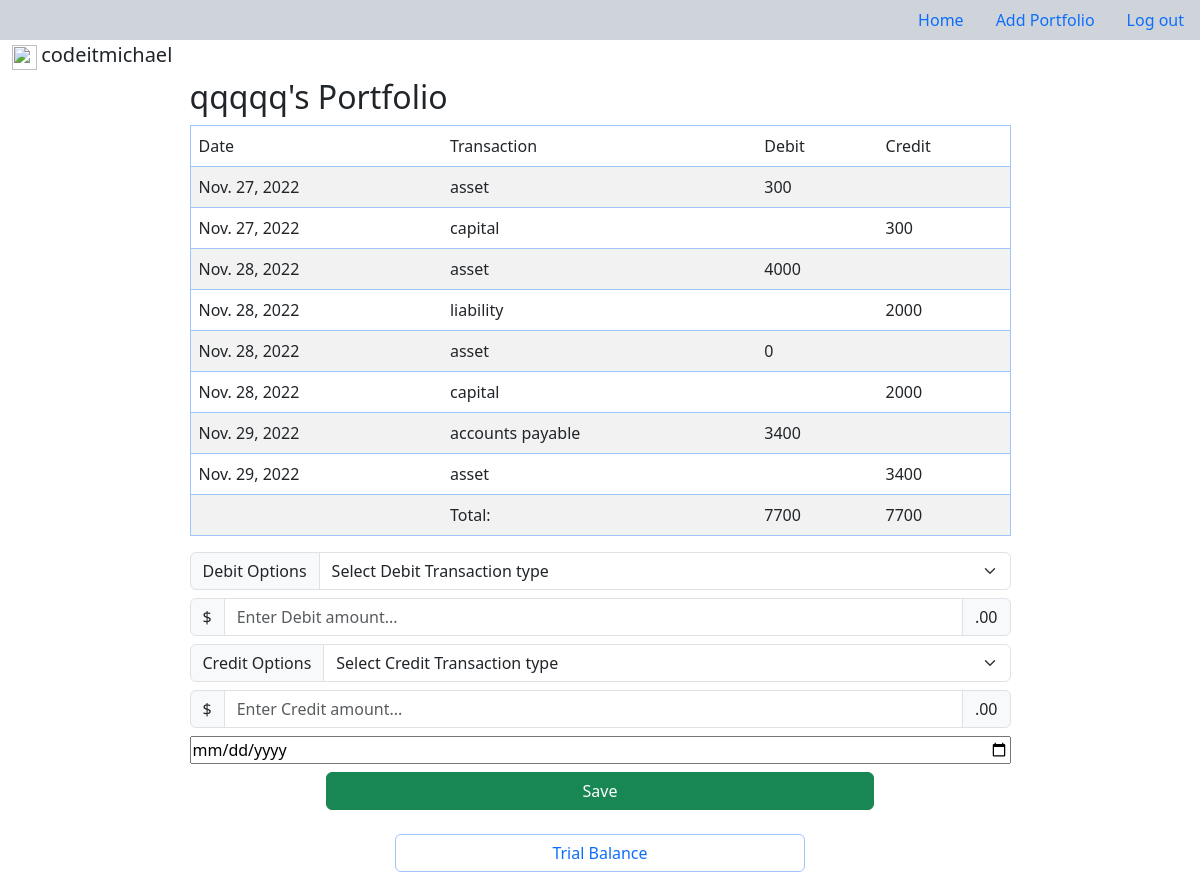
Screenshot of /pfl-journal/pk=7 (signed in) with the database file from the repository.
### app/models.py (models this page shows, shortened)
class Portfolio(models.Model):
	user = models.ForeignKey(User, on_delete=models.CASCADE, null=True)
	name = models.CharField(max_length=30)

class Transaction(models.Model):
	journal_list = models.ForeignKey(Portfolio,on_delete=models.CASCADE)
	trans_name = models.CharField(max_length=30)
	trans_type = models.CharField(max_length=3)
	amount = models.IntegerField()
	date = models.DateField()

### app/views.py (the view, shortened to what this page needs)
# urls.py: path('pfl-journal/pk=<int:pk>', Journal.as_view(), name='pfl-detail'),
class Journal(LoginRequiredMixin,DetailView):
	model = Portfolio
	template_name = 'app/journal.html'
	context_object_name = 'pfl'
	def get(self,*args,**kwargs):
		return super(Journal, self).get(*args,**kwargs)
	def dispatch(self,request,pk,*args,**kwargs):
		dbt_trans, dbt_amt = request.POST.get('dbt'), request.POST.get('dbt-amt')
		cdt_trans, cdt_amt = request.POST.get('cdt'), request.POST.get('cdt-amt')
		trans_date = request.POST.get('trans-date')
		pfl = self.model.objects.get(id=pk)
		return super(Journal, self).dispatch(request,*args,**kwargs)

### app/templatetags/app_extras.py (called while the page is built)
@register.simple_tag(takes_context=True)
def journal_table(context, pfl):
    request = context.get('request')
    trans_table = []
    debit_total, credit_total = 0, 0
    for trans in pfl.transaction_set.all():
        if trans.trans_type == 'dbt':
            trans_table.append((trans.date, trans.trans_name, trans.amount, ''))
            debit_total += trans.amount
        else:
            trans_table.append((trans.date, trans.trans_name, '', trans.amount))
            credit_total += trans.amount
    context = {'tbl': trans_table, 'dt': debit_total, 'ct': credit_total}
    return context

### app/templates/app/journal.html (shortened to what this page needs)
{% extends 'app/base.html' %}
{% load app_extras %}
{% block content %}
<div class="w-75 mx-auto p-2">
	<h2>{{pfl.name}}'s Portfolio</h2>
	{% journal_table pfl as jt %}
	<div>
		<table class="mx-auto table table-striped border border-primary-subtle">
			<thead>
				<tr class="bg-info">
					<td>Date</td>
					<td>Transaction</td>
					<td>Debit</td>
					<td>Credit</td>
				</tr>
			</thead>
			<tbody>
				{% for transaction in jt.tbl %}
					<tr class="bg-secondary-subtle">
						{% for items in transaction %}
							<td>{{items}}</td>
						{% endfor %}
					</tr>
				{% endfor %}
				<tr class="bg-info-subtle">
					<td></td>
					<td>Total:</td>
					<td>{{jt.dt}}</td>
					<td>{{jt.ct}}</td>
				</tr>
			</tbody>
		</table>
	</div>
	<form method="post" action="">
		<div class="vstack gap-2">
			<div class="input-group">
				<label class="input-group-text" for="inputGroupSelect01">Debit Options</label>
				<select name="dbt" class="form-select" id="inputGroupSelect01">
					<option disabled="" selected="" value="">Select Debit Transaction type</option>
				</select>
			</div>
			<div class="input-group mb">
				<span class="input-group-text">$</span>
	        		<input type="number" class="form-control" name="dbt-amt" placeholder="Enter Debit amount...">
				<span class="input-group-text">.00</span>
			</div>
			<div class="input-group">
				<label class="input-group-text" for="inputGroupSelect02">Credit Options</label>
				<select name="cdt" class="form-select" id="inputGroupSelect02">
					<option disabled="" selected="" value="">Select Credit Transaction type</option>
				</select>
			</div>
			<div class="input-group">
				<span class="input-group-text">$</span>
	        		<input type="number" class="form-control" name="cdt-amt" placeholder="Enter Credit amount...">
				<span class="input-group-text">.00</span>
			</div>
			<div class="input-group d-grid col-6">
	        	<input type="date" name="trans-date">
	        </div>
	        <div class="d-grid col-8 mx-auto">
				<input class="btn btn-success" type="submit" name="save" value="Save">
			</div>
		</div>
	</form>
    <div class="d-grid col-6 mx-auto mt-4">
		<button class="btn text-primary border-primary-subtle" onclick="window.location.href='/pfl-tb/pk={{pfl.id}}'">Trial Balance</button>
	</div>
</div>
{% endblock %}

### app/templates/app/base.html (shortened to what this page needs)
<!DOCTYPE html>
<html>
<head>
    <link href="https://cdn.jsdelivr.net/npm/bootstrap@5.3.0-alpha1/dist/css/bootstrap.min.css" rel="stylesheet">
</head>
<body class="mb-3">
    <nav>
        <ul class="nav justify-content-end bg-dark-subtle">
            <li class="nav-item">
                <a class="nav-link active" href="{% url 'pfl-list' %}">Home</a>
            </li>
            <li class="nav-item">
                <a class="nav-link" href="{% url 'pfl-create' %}">Add Portfolio</a>
            </li>
            <li class="nav-item">
                <a class="nav-link" href="{% url 'logout' %}">Log out</a>
            </li>
        </ul>
    </nav>
    <div class="container-fluid">
        <img src="https://cdn-icons-png.flaticon.com/512/552/552721.png" style="height: 25px;width: 25px;">
        <span class="fs-5">{{request.user}}</span>
    </div>
    <div class="container">
        {% block content %}{% endblock %}
    </div>
</body>

### rows the page displays
Portfolio: name "qqqqq"
Transaction: transaction "Nov. 27, 2022" "asset"
Transaction: transaction "Nov. 27, 2022" "capital"
Transaction: transaction "Nov. 28, 2022" "asset"
Transaction: transaction "Nov. 28, 2022" "liability"
Transaction: transaction "Nov. 28, 2022" "asset"
Transaction: transaction "Nov. 28, 2022" "capital"
Transaction: transaction "Nov. 29, 2022" "accounts payable"
Transaction: transaction "Nov. 29, 2022" "asset"

### other values shown
{{ request.user }} "codeitmichael"
{{ items }} "300" "300" "4000" "2000" "0" "2000" "3400" "3400"
{{ jt.dt }} "7700"
{{ jt.ct }} "7700"
